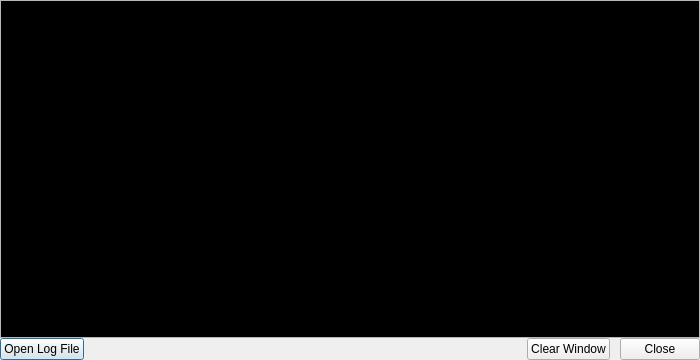
<?xml version="1.0" encoding="UTF-8"?>
<ui version="4.0">
 <class>ConsoleDisplay</class>
 <widget class="QDialog" name="ConsoleDisplay">
  <property name="geometry">
   <rect>
    <x>0</x>
    <y>0</y>
    <width>700</width>
    <height>360</height>
   </rect>
  </property>
  <property name="windowTitle">
   <string>Log Window</string>
  </property>
  <layout class="QVBoxLayout" name="verticalLayout">
   <property name="spacing">
    <number>0</number>
   </property>
   <property name="margin">
    <number>0</number>
   </property>
   <item>
    <widget class="QTextEdit" name="textEdit">
     <property name="palette">
      <palette>
       <active>
        <colorrole role="WindowText">
         <brush brushstyle="SolidPattern">
          <color alpha="255">
           <red>0</red>
           <green>0</green>
           <blue>0</blue>
          </color>
         </brush>
        </colorrole>
        <colorrole role="Text">
         <brush brushstyle="SolidPattern">
          <color alpha="255">
           <red>190</red>
           <green>190</green>
           <blue>190</blue>
          </color>
         </brush>
        </colorrole>
        <colorrole role="Base">
         <brush brushstyle="SolidPattern">
          <color alpha="255">
           <red>0</red>
           <green>0</green>
           <blue>0</blue>
          </color>
         </brush>
        </colorrole>
       </active>
       <inactive>
        <colorrole role="WindowText">
         <brush brushstyle="SolidPattern">
          <color alpha="255">
           <red>0</red>
           <green>0</green>
           <blue>0</blue>
          </color>
         </brush>
        </colorrole>
        <colorrole role="Text">
         <brush brushstyle="SolidPattern">
          <color alpha="255">
           <red>190</red>
           <green>190</green>
           <blue>190</blue>
          </color>
         </brush>
        </colorrole>
        <colorrole role="Base">
         <brush brushstyle="SolidPattern">
          <color alpha="255">
           <red>0</red>
           <green>0</green>
           <blue>0</blue>
          </color>
         </brush>
        </colorrole>
       </inactive>
       <disabled>
        <colorrole role="WindowText">
         <brush brushstyle="SolidPattern">
          <color alpha="255">
           <red>120</red>
           <green>120</green>
           <blue>120</blue>
          </color>
         </brush>
        </colorrole>
        <colorrole role="Text">
         <brush brushstyle="SolidPattern">
          <color alpha="255">
           <red>120</red>
           <green>120</green>
           <blue>120</blue>
          </color>
         </brush>
        </colorrole>
        <colorrole role="Base">
         <brush brushstyle="SolidPattern">
          <color alpha="255">
           <red>240</red>
           <green>240</green>
           <blue>240</blue>
          </color>
         </brush>
        </colorrole>
       </disabled>
      </palette>
     </property>
     <property name="lineWrapMode">
      <enum>QTextEdit::NoWrap</enum>
     </property>
     <property name="readOnly">
      <bool>true</bool>
     </property>
     <property name="html">
      <string>&lt;!DOCTYPE HTML PUBLIC &quot;-//W3C//DTD HTML 4.0//EN&quot; &quot;http://www.w3.org/TR/REC-html40/strict.dtd&quot;&gt;
&lt;html&gt;&lt;head&gt;&lt;meta name=&quot;qrichtext&quot; content=&quot;1&quot; /&gt;&lt;style type=&quot;text/css&quot;&gt;
p, li { white-space: pre-wrap; }
&lt;/style&gt;&lt;/head&gt;&lt;body style=&quot; font-family:'MS Shell Dlg 2'; font-size:8.25pt; font-weight:400; font-style:normal;&quot;&gt;
&lt;p style=&quot;-qt-paragraph-type:empty; margin-top:0px; margin-bottom:0px; margin-left:0px; margin-right:0px; -qt-block-indent:0; text-indent:0px; font-size:8pt;&quot;&gt;&lt;br /&gt;&lt;/p&gt;&lt;/body&gt;&lt;/html&gt;</string>
     </property>
    </widget>
   </item>
   <item>
    <layout class="QHBoxLayout" name="horizontalLayout">
     <property name="spacing">
      <number>10</number>
     </property>
     <item>
      <widget class="QPushButton" name="buttonOpenLog">
       <property name="text">
        <string>Open Log File</string>
       </property>
      </widget>
     </item>
     <item>
      <spacer name="horizontalSpacer">
       <property name="orientation">
        <enum>Qt::Horizontal</enum>
       </property>
       <property name="sizeHint" stdset="0">
        <size>
         <width>40</width>
         <height>20</height>
        </size>
       </property>
      </spacer>
     </item>
     <item>
      <widget class="QPushButton" name="buttonClear">
       <property name="text">
        <string>Clear Window</string>
       </property>
      </widget>
     </item>
     <item>
      <widget class="QPushButton" name="buttonClose">
       <property name="text">
        <string>Close</string>
       </property>
      </widget>
     </item>
    </layout>
   </item>
  </layout>
 </widget>
 <resources/>
 <connections>
  <connection>
   <sender>buttonClear</sender>
   <signal>clicked()</signal>
   <receiver>textEdit</receiver>
   <slot>clear()</slot>
   <hints>
    <hint type="sourcelabel">
     <x>231</x>
     <y>329</y>
    </hint>
    <hint type="destinationlabel">
     <x>349</x>
     <y>179</y>
    </hint>
   </hints>
  </connection>
  <connection>
   <sender>buttonClose</sender>
   <signal>clicked()</signal>
   <receiver>ConsoleDisplay</receiver>
   <slot>close()</slot>
   <hints>
    <hint type="sourcelabel">
     <x>661</x>
     <y>347</y>
    </hint>
    <hint type="destinationlabel">
     <x>349</x>
     <y>179</y>
    </hint>
   </hints>
  </connection>
 </connections>
</ui>
